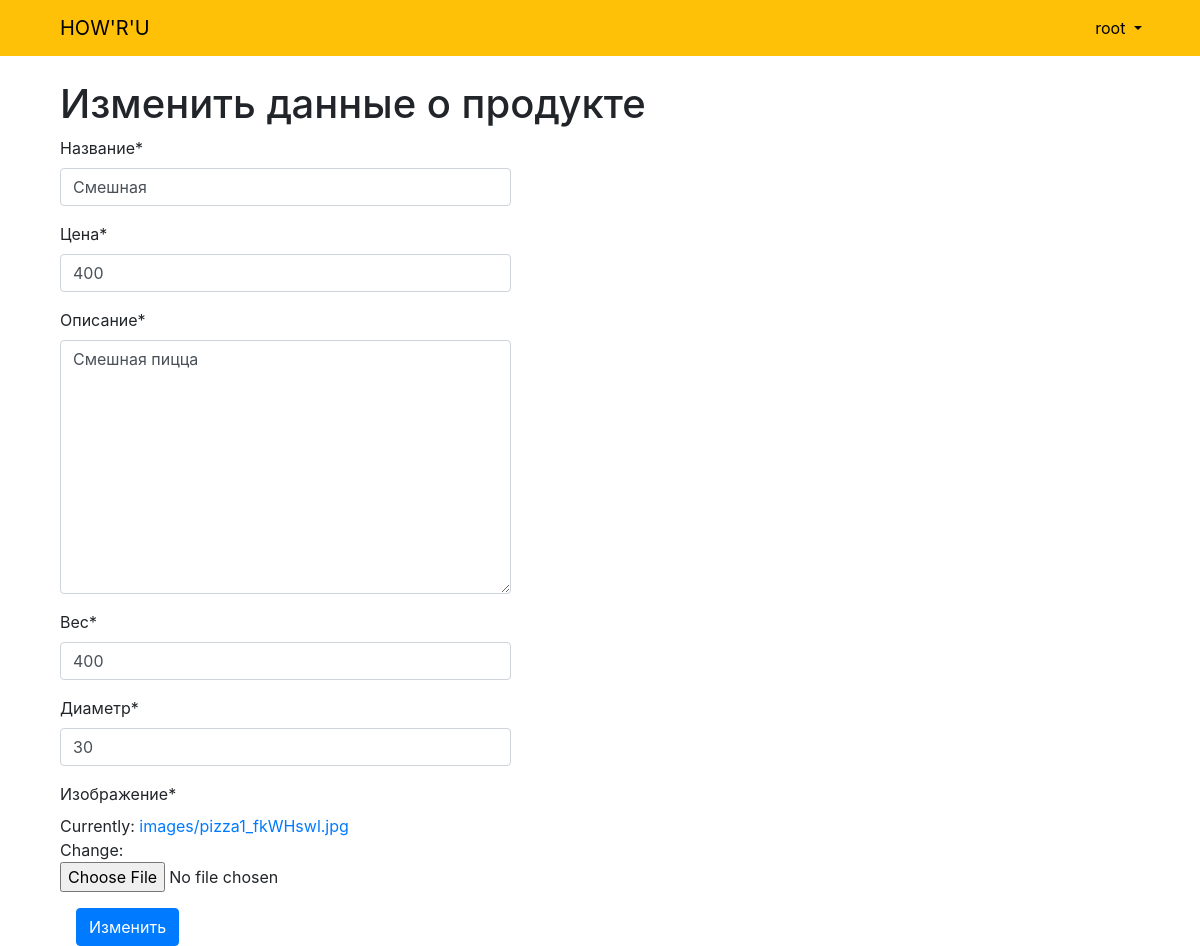
Screenshot of /32/edit/ (signed in) with the database file from the repository.
### users/models.py (models this page shows)
class CustomUser(AbstractUser):
    firstName = models.CharField(verbose_name='Имя', null=True, max_length=30)
    phoneNumber = PhoneField(verbose_name='Номер телефона', blank=True)
    address = models.CharField(verbose_name='Адрес', null=True, max_length=30)

### product/models.py (models this page shows, shortened)
class Product(models.Model):
    name = models.CharField(max_length=24, verbose_name="Название")
    price = models.IntegerField(validators=[MaxValueValidator(9999, message="Не может быть больше, чем 9999")], verbose_name="Цена")
    description = models.TextField(null=True, max_length=110, verbose_name="Описание")
    weight = models.IntegerField(validators=[MaxValueValidator(1000, message="Не может быть больше, чем 1000")], verbose_name="Вес")
    cm = models.IntegerField(default=30, validators=[MaxValueValidator(40, message="Не может быть больше, чем 40")], verbose_name="Диаметр")
    image = models.ImageField(upload_to='images', null=True, verbose_name="Изображение")

### product/views.py (the view)
# urls.py: path('<int:pk>/edit/', views.ProductUpdateView.as_view(), name='product_edit'),
class ProductUpdateView(LoginRequiredMixin, UpdateView):
    model = models.Product
    fields = ['name', 'price', 'description', 'weight', 'cm', 'image']
    template_name = 'product_edit.html'
    login_url = 'login'

### templates/product_edit.html (shortened to what this page needs)
<!DOCTYPE html>
<html lang="en">
<head>
</head>
<body>
  {% extends 'base.html' %}
  {% load crispy_forms_tags %}
  {% block content %}
  {% if "product.add_product" in user.get_user_permissions %}
  <div class="container">
    <div style="padding-left: 15px;">
      <h1>Изменить данные о продукте</h1>
            <div style="display:inline-block;">
                <form method="post" enctype="multipart/form-data">
                    {{ form|crispy }}
                    <button class="btn btn-primary ml-3" type="submit">Изменить</button>
                </form>
            </div>
    </div>
  </div>
  {% else %}
    <div class="container">
        <h5 style="display: grid; place-items: center;">Ошибка. У вас нет прав.</h5>
    </div>
  {% endif %}
  {% endblock %}

### templates/base.html (shortened to what this page needs)
<!DOCTYPE html>
<html lang="en">
{% load static %}
<head>
    <link rel="stylesheet" href="https://maxcdn.bootstrapcdn.com/bootstrap/4.0.0/css/bootstrap.min.css"
/>
</head>
<body style="height: 100%">
        <nav class="navbar navbar-expand-md navbar-warning bg-warning mb-4">
            <div class="container" style="padding-right: 20px; padding-left: 30px;">
                <a class="navbar-brand" style="color: black" href="{% url 'product_list'%}">HOW'R'U</a>
                    <div class="collapse navbar-collapse" id="navbarCollapse">
                            {% if user.is_authenticated %}
                                <ul class="navbar-nav ml-auto">
                                    <li class="nav-item">
                                        <div class="dropdown">
                                          <a class="nav-link dropdown-toggle" style="color: black" href="#" id="dropdownMenuButton" data-toggle="dropdown" aria-haspopup="true" aria-expanded="false">
                                              {{ user }}
                                          </a>
                                        </div>
                                    </li>
                                </ul>
                            {% endif %}
                    </div>
            </div>
        </nav>
        {% block content %}
        {% endblock %}
</body>
</html>

### rows the page displays
CustomUser: username "root"
Product: name "Смешная", price "400", description "Смешная пицца", weight "400", cm "30"
